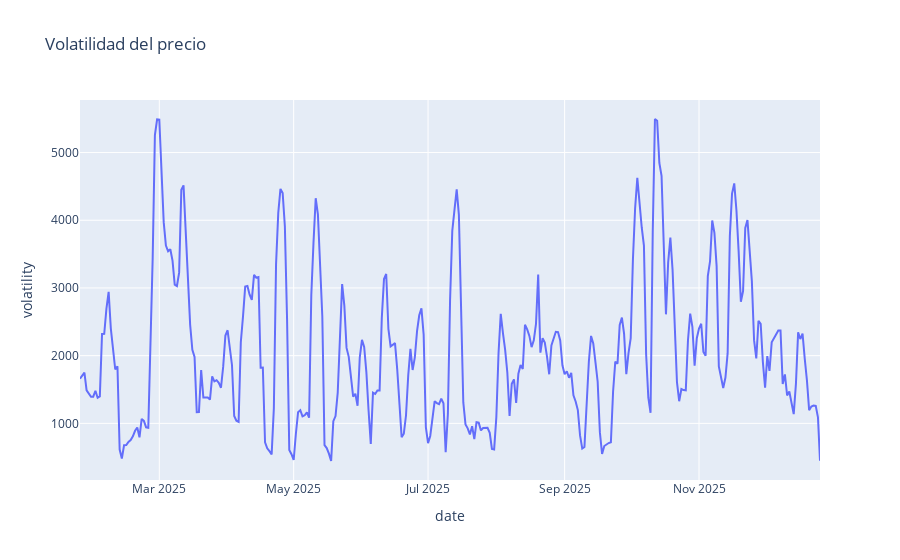

Notebook cell for this chart:
### Markdown cell above
El RSI muestra periodos de sobrecompra y sobreventa, lo que aporta información sobre el
momentum del mercado y posibles correcciones.

### Code cell
fig = px.line(df, x="date", y="volatility", title="Volatilidad del precio")
fig.show()

### Figure 1 — Plotly figure (JSON) as saved in the notebook; plotly's stock layout.template omitted (floating-point values rounded to 4 significant figures; data arrays with more than 128 entries replaced by an {"elided": "..."} marker saying what was removed)
{"data": [{"hovertemplate": "date=%{x}<br>volatility=%{y}<extra></extra>", "legendgroup": "", "line": {"color": "#636efa", "dash": "solid"}, "marker": {"symbol": "circle"}, "mode": "lines", "name": "", "orientation": "v", "showlegend": false, "type": "scatter", "x": {"elided": "337 str values"}, "xaxis": "x", "y": {"elided": "337 float values"}, "yaxis": "y"}], "layout": {"legend": {"tracegroupgap": 0}, "title": {"text": "Volatilidad del precio"}, "xaxis": {"anchor": "y", "domain": [0, 1], "title": {"text": "date"}}, "yaxis": {"anchor": "x", "domain": [0, 1], "title": {"text": "volatility"}}}}
